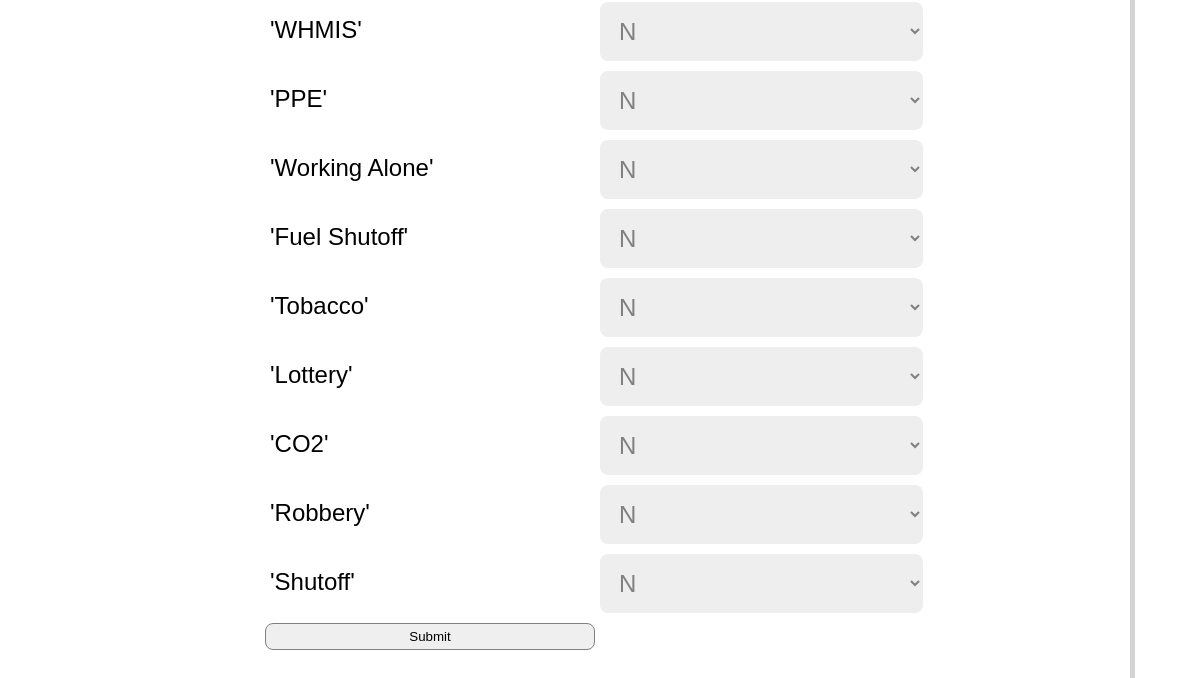
Page /employeetest (lower part) on the earlier database version.
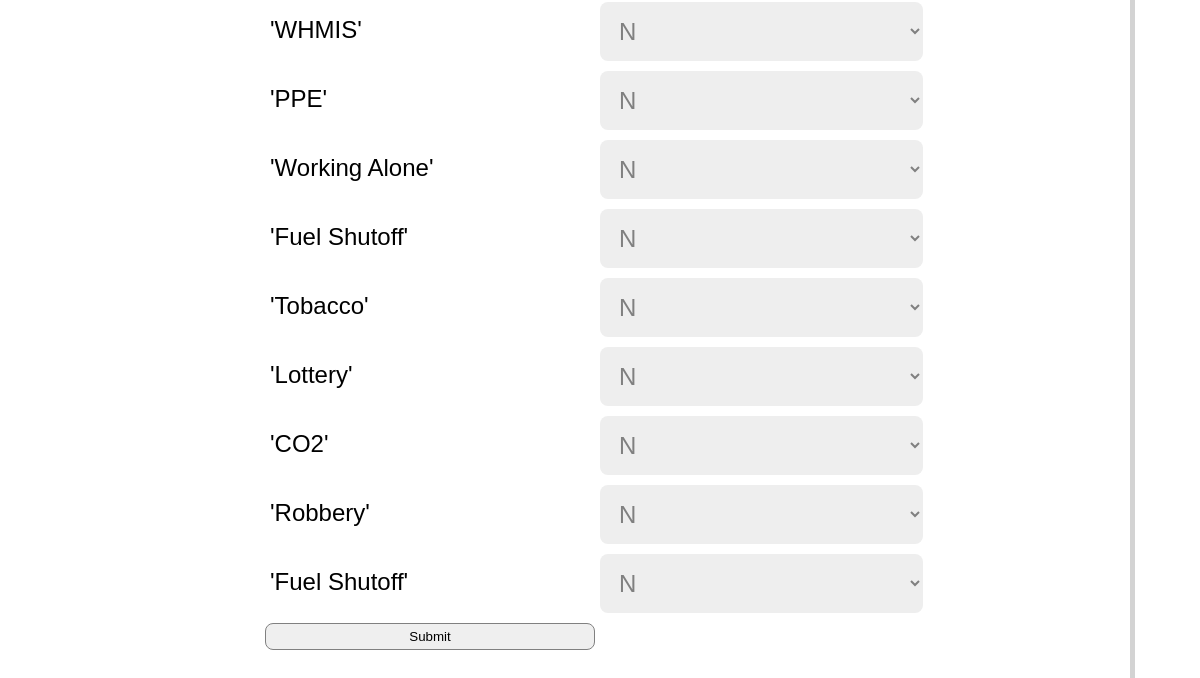
Same page on the later database version.
### flaskblog/__init__.py (models this page shows)
class Course(db.Model):
    id = db.Column(db.Integer(), primary_key=True)
    name = db.Column(db.String(100), nullable=False)
    def __str__(self):
        return '%r' % (self.name)

### flaskblog/routes.py (the view, shortened to what this page needs)
@app.route("/employeetest", methods=['GET', 'POST'])
def employeetest():
    course = Course.query.all()
    storelist = Store.query.order_by('number')
    mgr = User.query.order_by('firstname')
    return render_template('employeetest.html', course=course, storelist=storelist, mgr=mgr)

### flaskblog/templates/employeetest.html (shortened to what this page needs)
{% extends "layout.html" %}
{% block content%}
<div   class="form-container">
    <form method = "POST" action  = "" enctype="multipart/form-data" class = "form-hrinfo">
            {% for course in course %}
            <div class = "formtitle"> {{  course }}  </div>
             <select class="form"name = "completed">
                <option value = "n">N</option>
            </select>
            {% endfor %}
            <button type = "submit" class = "button">Submit </button>
    </form>
</div>
{% endblock content %}

### flaskblog/templates/layout.html (shortened to what this page needs)
<!DOCTYPE html>
<html lang="en">
  <head>
   <link rel="stylesheet" href="https://cdnjs.cloudflare.com/ajax/libs/font-awesome/5.12.0/css/all.min.css" />
   <link rel = "stylesheet" href="/static/main.css">
  </head>
  <body>
            <main role="main" class="container">
                <div class="row">
                    {% block content %}{% endblock %}
                </div>
              </main>
  </body>
</html>

### flaskblog/static/main.css (style rules this page uses)
* { box-sizing: border-box; margin: 0; padding: 0; }
body { font-family: 'Seqoe UI', Verdana, Geneva, Tahoma, sans-serif; background: white; color: #000; font-size: 16px; line-height: 1.5; }
.container { width: 100%; max-width: 1100px; margin: auto; }
.form-container { display: grid; position: center; padding-top: 30px; padding-bottom: 50px; margin-right: 20px; margin-left: 20px; height: 100%; box-shadow: 5px 5px lightgray; border-radius: 15px; }
.form-hrinfo { display: grid; grid-template-columns: repeat(2,1fr); margin: auto; justify-content: center; align-items: center; padding: 15px 15px 15px 15px; }
.form { background: #eee; color: grey; margin-bottom: 10px; border: none; width: 95%; padding: 15px 15px 15px 15px; border-radius: 8px; font-size: 24px; }
.formtitle { height: 10px; font-size: 24px; text-align: left; color: black; padding-bottom: 50px; padding-left: 10px; }
.button { border: 1px solid grey; border-radius: 8px; padding: 5px; padding-right: 5px; padding-left: 5px; margin-right: 5px; margin-left: 5px; }

Differences in the rows shown:
changed Course (number 9 of 9 on the later page): name "'Shutoff'" → "'Fuel Shutoff'"
